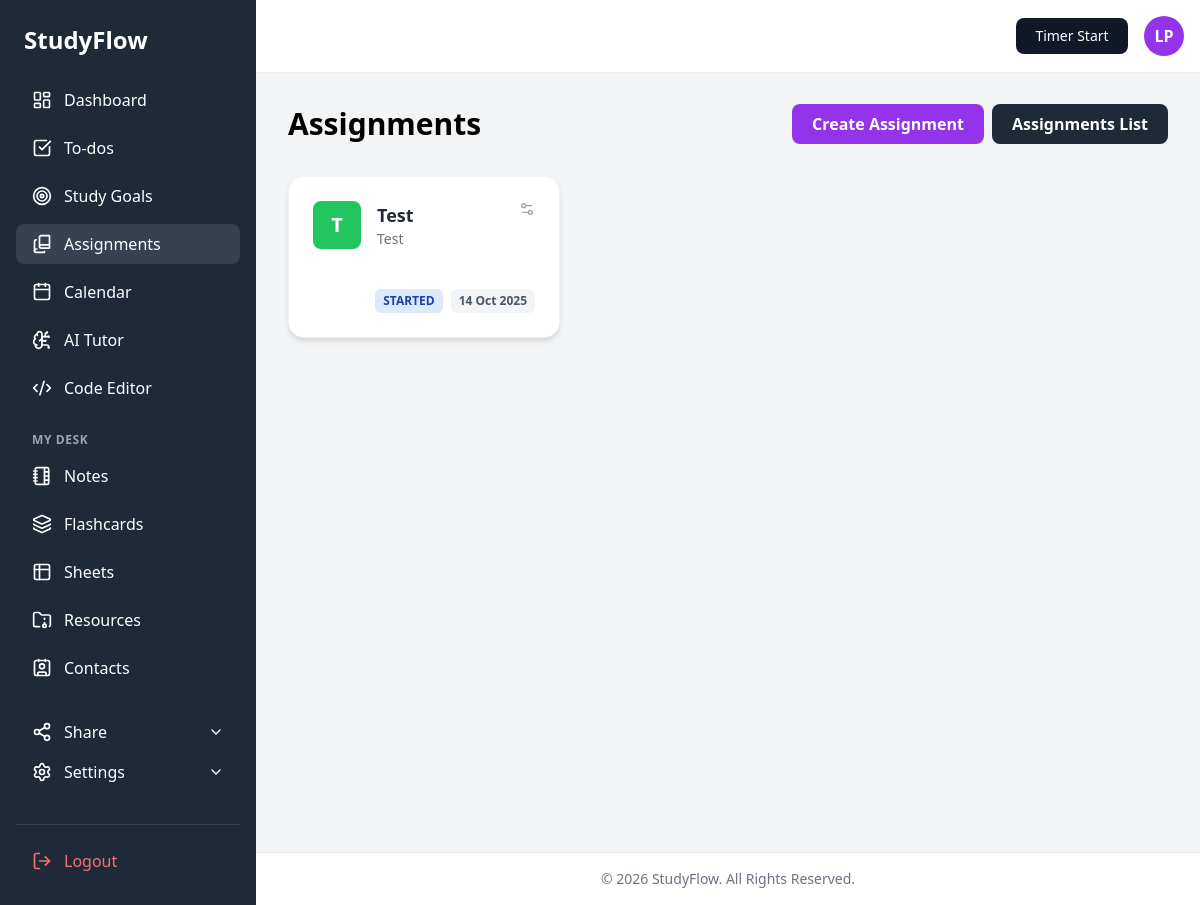
Screenshot of /pages/assignments.php (signed in) with the database file from the repository.
### tables this page shows
CREATE TABLE `assignments` (
  `id` int(11) NOT NULL,
  `user_id` int(11) NOT NULL,
  `tenant_id` int(11) NOT NULL,
  `title` varchar(255) NOT NULL,
  `course` varchar(255) DEFAULT NULL,
  `description` text DEFAULT NULL,
  `start_date` date DEFAULT NULL,
  `related_goal_id` int(11) DEFAULT NULL,
  `team_members` text DEFAULT NULL,
  `end_date` date DEFAULT NULL,
  `status` enum('PENDING','STARTED','FINISHED') NOT NULL DEFAULT 'PENDING',
  `created_at` timestamp NOT NULL DEFAULT current_timestamp()
);

### pages/assignments.php (the view, shortened to what this page needs)
<?php
require_once(__DIR__ . '/../config.php');
$user_id   = (int)$_SESSION['id'];
$tenant_id = (int)($_SESSION['tenant_id'] ?? 0);
$assignments = [];
$study_goals = [];
$contacts = [];
$action = $_GET['action'] ?? 'list';
$assignment_to_edit = null;
if (!isset($link) || !$link) {
    $db_error = "Database connection failed.";
} else {
    if ($action == 'list') {
        $sql = "SELECT * FROM assignments WHERE user_id = ? AND tenant_id = ? ORDER BY end_date ASC";
        if ($stmt = mysqli_prepare($link, $sql)) {
            mysqli_stmt_bind_param($stmt, "ii", $user_id, $tenant_id);
            mysqli_stmt_execute($stmt);
            $result = mysqli_stmt_get_result($stmt);
            while ($row = mysqli_fetch_assoc($result)) { $assignments[] = $row; }
        }
    }
}
require_once(BASE_PATH . '/partials/header.php');
?>
<main class="flex-1 p-8 overflow-y-auto">
    <?php if ($action === 'create' || $action === 'edit'): ?>
        <div class="mb-8">
            <h2 class="text-2xl font-bold text-gray-800">
                <a href="assignments.php" class="text-gray-400 hover:text-purple-600">Assignments</a> /
                <?php echo $action === 'create' ? 'New Assignment/Study plan' : 'Edit Assignment'; ?>
            </h2>
            <p class="text-gray-500">
                <?php echo $action === 'create' ? 'Create a new assignment' : 'Update assignment details'; ?>
            </p>
        </div>
        <div class="bg-white p-8 rounded-lg shadow-md max-w-4xl mx-auto">
            <form method="POST"><?php echo csrf_field(); ?>
                <?php if ($action === 'edit'): ?>
                    <input type="hidden" name="assignment_id" value="<?php echo $assignment_to_edit['id']; ?>">
                <?php endif; ?>
                <div class="space-y-6">
                    <div>
                        <label class="block text-sm font-medium text-gray-700">TITLE*</label>
                        <input type="text" name="title" value="<?php echo htmlspecialchars($assignment_to_edit['title'] ?? ''); ?>" class="mt-1 block w-full border border-gray-300 rounded-md p-2" required>
                    </div>
                    <div class="grid grid-cols-1 md:grid-cols-2 gap-6">
                        <div>
                            <label class="block text-sm font-medium text-gray-700">RELATED GOAL</label>
                            <select name="related_goal_id" class="mt-1 block w-full border border-gray-300 rounded-md p-2">
                                <option value="">None</option>
                                <?php foreach ($study_goals as $goal): ?>
                                    <option value="<?php echo $goal['id']; ?>" <?php echo (isset($assignment_to_edit) && $assignment_to_edit['related_goal_id'] == $goal['id']) ? 'selected' : ''; ?>>
                                        <?php echo htmlspecialchars($goal['title']); ?>
                                    </option>
                                <?php endforeach; ?>
                            </select>
                        </div>
                        <div>
                            <label class="block text-sm font-medium text-gray-700">STATUS*</label>
                            <select name="status" class="mt-1 block w-full border border-gray-300 rounded-md p-2">
                                <option value="PENDING" <?php echo (isset($assignment_to_edit) && $assignment_to_edit['status'] == 'PENDING') ? 'selected' : ''; ?>>Pending</option>
                                <option value="STARTED" <?php echo (isset($assignment_to_edit) && $assignment_to_edit['status'] == 'STARTED') ? 'selected' : ''; ?>>Started</option>
                                <option value="FINISHED" <?php echo (isset($assignment_to_edit) && $assignment_to_edit['status'] == 'FINISHED') ? 'selected' : ''; ?>>Finished</option>
                            </select>
                        </div>
                    </div>
                    <div>
                         <label class="block text-sm font-medium text-gray-700">ASSIGNMENT SUMMARY</label>
                         <textarea name="summary" rows="3" class="mt-1 block w-full border border-gray-300 rounded-md p-2"></textarea>
                    </div>
                    <div>
                        <label class="block text-sm font-medium text-gray-700">SELECT TEAM / GROUP MEMBERS</label>
                        <select name="team_members[]" multiple class="mt-1 block w-full border border-gray-300 rounded-md p-2 h-32">
                            <?php
                                $selected_members = isset($assignment_to_edit) ? explode(', ', $assignment_to_edit['team_members']) : [];
                                foreach ($contacts as $contact):
                            ?>
                                <option value="<?php echo htmlspecialchars($contact['name']); ?>" <?php echo in_array($contact['name'], $selected_members) ? 'selected' : ''; ?>>
                                    <?php echo htmlspecialchars($contact['name']); ?>
                                </option>
                            <?php endforeach; ?>
                        </select>
                    </div>
                    <div class="grid grid-cols-1 md:grid-cols-2 gap-6">
                        <div>
                            <label class="block text-sm font-medium text-gray-700">START DATE</label>
                            <input type="date" name="start_date" value="<?php echo htmlspecialchars($assignment_to_edit['start_date'] ?? ''); ?>" class="mt-1 block w-full border border-gray-300 rounded-md p-2">
                        </div>
                        <div>
                            <label class="block text-sm font-medium text-gray-700">END DATE</label>
                            <input type="date" name="end_date" value="<?php echo htmlspecialchars($assignment_to_edit['end_date'] ?? ''); ?>" class="mt-1 block w-full border border-gray-300 rounded-md p-2">
                        </div>
                    </div>
                    <div>
                        <div class="flex justify-between items-center mb-1">
                            <label class="block text-sm font-medium text-gray-700">PROJECT DESCRIPTION</label>
                            <button type="button" onclick="openAIDescModal()" class="bg-green-100 text-green-800 px-3 py-1 rounded-lg text-xs font-semibold hover:bg-green-200">
                                <i data-lucide="sparkles" class="w-3 h-3 inline-block mr-1"></i>AI Generate
                            </button>
                        </div>
                        <textarea name="description" id="project_description"><?php echo htmlspecialchars($assignment_to_edit['description'] ?? ''); ?></textarea>
                    </div>
                    <div class="text-right">
                         <a href="assignments.php" class="bg-gray-200 text-gray-800 px-6 py-2 rounded-lg font-semibold hover:bg-gray-300">Cancel</a>
                         <button type="submit" name="<?php echo $action === 'create' ? 'add_assignment' : 'update_assignment'; ?>" class="bg-purple-600 text-white px-6 py-2 rounded-lg font-semibold hover:bg-purple-700">
                            Save
                        </button>
                    </div>
                </div>
            </form>
        </div>
    <?php else: ?>
        <div class="flex justify-between items-center mb-8">
            <div>
                <h2 class="text-3xl font-bold">Assignments</h2>
            </div>
            <div class="flex space-x-2">
                <a href="assignments.php?action=create" class="bg-purple-600 text-white px-5 py-2 rounded-lg font-semibold hover:bg-purple-700">Create Assignment</a>
                <a href="assignments.php" class="bg-gray-800 text-white px-5 py-2 rounded-lg font-semibold hover:bg-gray-900">Assignments List</a>
            </div>
        </div>
        <div class="grid grid-cols-1 md:grid-cols-2 lg:grid-cols-3 gap-8">
            <?php if (empty($assignments)): ?>
                <p class="col-span-full text-gray-500">No assignments found. Click "Create Assignment" to get started.</p>
            <?php else: ?>
                <?php
                    $colors = ['bg-green-500', 'bg-blue-500', 'bg-red-500', 'bg-yellow-500', 'bg-indigo-500'];
                    $color_index = 0;
                ?>
                <?php foreach ($assignments as $assignment): ?>
                <?php
                    $color_class = $colors[$color_index % count($colors)];
                    $color_index++;
                    $initial = strtoupper(substr($assignment['course'], 0, 1));
                ?>
                <div class="bg-white p-6 rounded-2xl shadow-md border border-gray-100 flex flex-col justify-between">
                    <div>
                        <div class="flex justify-between items-start mb-4">
                            <div class="flex items-center">
                                <div class="w-12 h-12 <?php echo $color_class; ?> rounded-lg flex items-center justify-center text-white font-bold text-xl mr-4">
                                    <?php echo $initial; ?>
                                </div>
                                <div>
                                    <h3 class="font-bold text-lg text-gray-800"><?php echo htmlspecialchars($assignment['course']); ?></h3>
                                    <p class="text-sm text-gray-500"><?php echo htmlspecialchars($assignment['title']); ?></p>
                                </div>
                            </div>
                            <div class="flex items-center space-x-2">
                                <a href="assignments.php?action=edit&id=<?php echo $assignment['id']; ?>" class="text-gray-400 hover:text-blue-500">
                                    <i data-lucide="settings-2" class="w-4 h-4"></i>
                                </a>
                            </div>
                        </div>
                    </div>
                    <div class="flex items-center justify-between mt-6">
                        <div class="flex items-center space-x-2 text-xs font-semibold">
                            <?php
                                $status_class = '';
                                switch (strtoupper($assignment['status'])) {
                                    case 'STARTED': $status_class = 'bg-blue-100 text-blue-800'; break;
                                }
                            ?>
                            <span class="px-2 py-1 rounded-md <?php echo $status_class; ?>"><?php echo htmlspecialchars($assignment['status']); ?></span>
                            <span class="px-2 py-1 rounded-md bg-gray-100 text-gray-600"><?php echo date("d M Y", strtotime($assignment['end_date'])); ?></span>
                        </div>
                    </div>
                </div>
                <?php endforeach; ?>
            <?php endif; ?>
        </div>
    <?php endif; ?>
</main>
<?php
require_once(BASE_PATH . '/partials/footer.php');
?>

### assets/style.css (style rules this page uses)
body { font-family: 'Inter', sans-serif; }

### rows the page displays
assignments: course "T", course "Test", title "Test", status "STARTED", end_date "14 Oct 2025"

### other values shown
$initials "LP"
